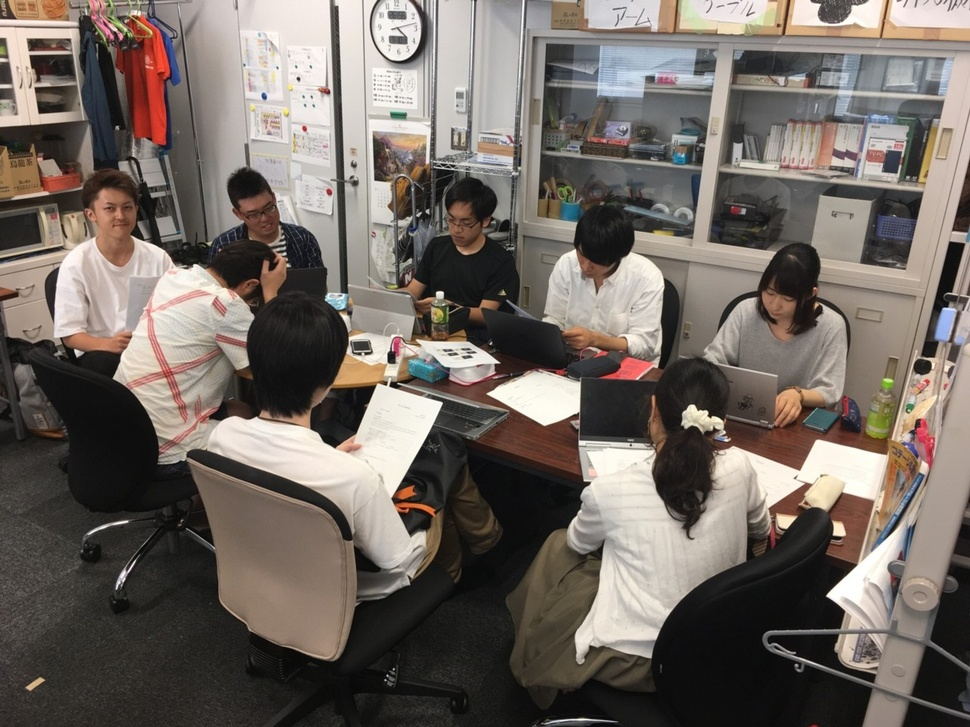
//> input picture image/InICL1280.jpg, 970 x 727 px, shrunk from 1280 x 960 before the run
$ ./sp6-dft-sample ../image/InICL1280.jpg   (built with g++ and OpenCV 4)
//> lines starting //> are read from the running program, lines starting //| are printed output that depends on the picture
// From YusukeSuzuki/opencv_sample_list_jp (2018.8.30)
// https://github.com/YusukeSuzuki/opencv_sample_list_jp/blob/master/cpp_samples/dft_idft/main.cpp
#include <iostream>
#include <opencv2/opencv.hpp>
#include <string>

using namespace std;

// DFTのための複素画像を作成する
void create_complex_dft_image(const cv::Mat &in, cv::Mat &out) {
    cv::Mat real_image; // 複素画像の実部

    /**
     * DFTを行うには画像の両辺それぞれがDFTに適したサイズであることが必要。
     * 入力画像をDFTに適したサイズに拡大してコピーした上であまりを塗りつぶす。
     *
     * cv::getOptimalDFTSize()はDFT入力された大きさに対してDFTに適した大きさを返す。
     *
     * cv::copyMakeBorder()は入力画像の周囲を指定幅分だけ塗りつぶして出力画像に
     * コピーする。
     *
     * 今回は、DFTのサイズに拡大する分だけ右端と下端を0で塗りつぶしている。
     */
    copyMakeBorder(in, real_image, 0, cv::getOptimalDFTSize(in.rows) - in.rows,
                   0, cv::getOptimalDFTSize(in.cols) - in.cols,
                   cv::BORDER_CONSTANT, cv::Scalar::all(0));
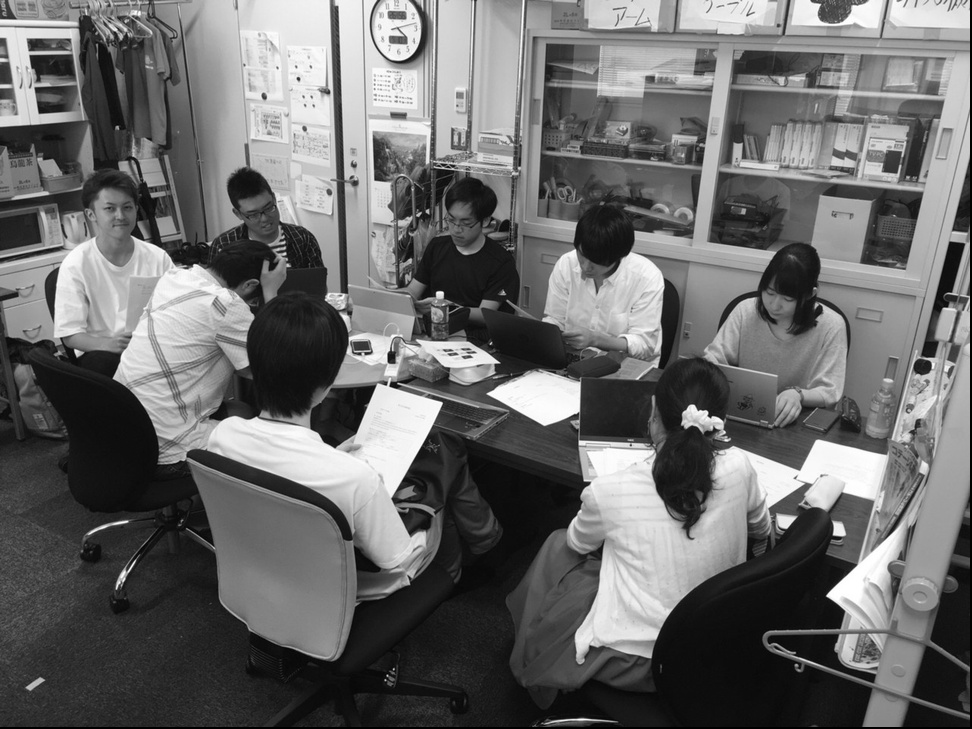
//> real_image: 729 rows x 972 cols, CV_8UC1; min 0, max 255, mean 106.1

    // 0で埋めた虚部とマージして複素画像にする。
    cv::Mat planes[] = {cv::Mat_<float>(real_image),
                        cv::Mat::zeros(real_image.size(), CV_32F)};
//> planes[1]: 729 rows x 972 cols, CV_32FC1; every value is 0
    cv::merge(planes, 2, out);
}

// DFTの結果である複素画像を表示用の強度画像に変換する。
void create_fourier_magnitude_image_from_complex(const cv::Mat &in,
                                                 cv::Mat &out) {
    /**
     * 複素画像の実部と虚部を2枚の画像に分離する。
     */
    cv::Mat planes[2];
    cv::split(in, planes);

    /**
     * cv::magnitude()で二枚の画像から強度を算出する。
     *
     * 強度画像の各ピクセル値の擬似コード
     * dst(x,y) = sqrt(pow( src1(x,y),2) + pow(src2(x,y),2) )
     */
    cv::magnitude(planes[0], planes[1], out);

    /**
     * 表示用に対数に変換する。そのため各ピクセルに1を加算しておく。
     */
    out += cv::Scalar::all(1);
    cv::log(out, out);

    /**
     * 以下に続く入れ替えのために、画像の両辺のサイズを偶数にしておく
     */
    out = out(cv::Rect(0, 0, out.cols & -2, out.rows & -2));
//> out: 728 rows x 972 cols, CV_32FC1

    /**
     * cv::dft()で得られる画像を一般的な二次元DFTの表示様式にする。
     *
     * 具体的には以下のように画像の各四半分を入れ替える。
     *
     * +----+----+    +----+----+
     * |    |    |    |    |    |
     * | q0 | q1 |    | q3 | q2 |
     * |    |    |    |    |    |
     * +----+----+ -> +----+----+
     * |    |    |    |    |    |
     * | q2 | q3 |    | q1 | q0 |
     * |    |    |    |    |    |
     * +----+----+    +----+----+
     */
    const int half_width = out.cols / 2;
//> half_width = 486
    const int half_height = out.rows / 2;
//> half_height = 364

    cv::Mat tmp;

    cv::Mat q0(out, cv::Rect(0, 0, half_width, half_height));
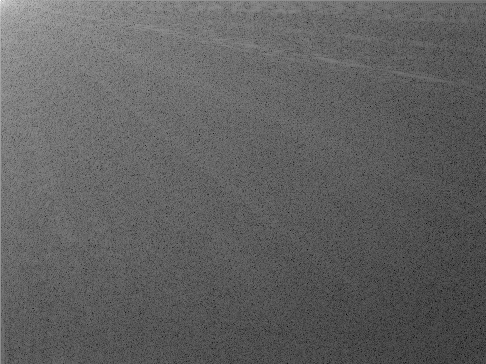
//> q0: 364 rows x 486 cols, CV_32FC1; min 2.43, max 18.14, mean 8.41; drawn with min black and max white
    cv::Mat q1(out, cv::Rect(half_width, 0, half_width, half_height));
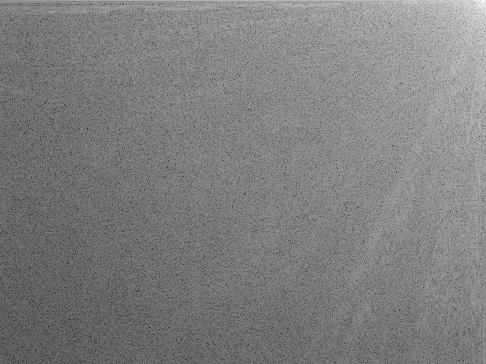
//> q1: 364 rows x 486 cols, CV_32FC1; min 1.17, max 15.69, mean 8.4; drawn with min black and max white
    cv::Mat q2(out, cv::Rect(0, half_height, half_width, half_height));
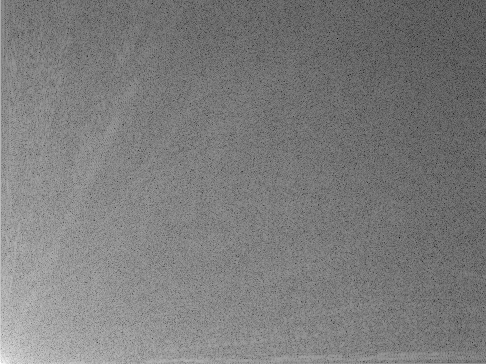
//> q2: 364 rows x 486 cols, CV_32FC1; min 1.16, max 15.95, mean 8.39; drawn with min black and max white
    cv::Mat q3(out, cv::Rect(half_width, half_height, half_width, half_height));
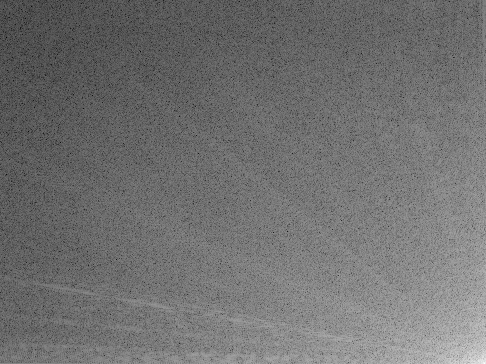
//> q3: 364 rows x 486 cols, CV_32FC1; min 2.43, max 15.81, mean 8.38; drawn with min black and max white

    q0.copyTo(tmp);
    q3.copyTo(q0);
    tmp.copyTo(q3);
    q1.copyTo(tmp);
    q2.copyTo(q1);
    tmp.copyTo(q2);
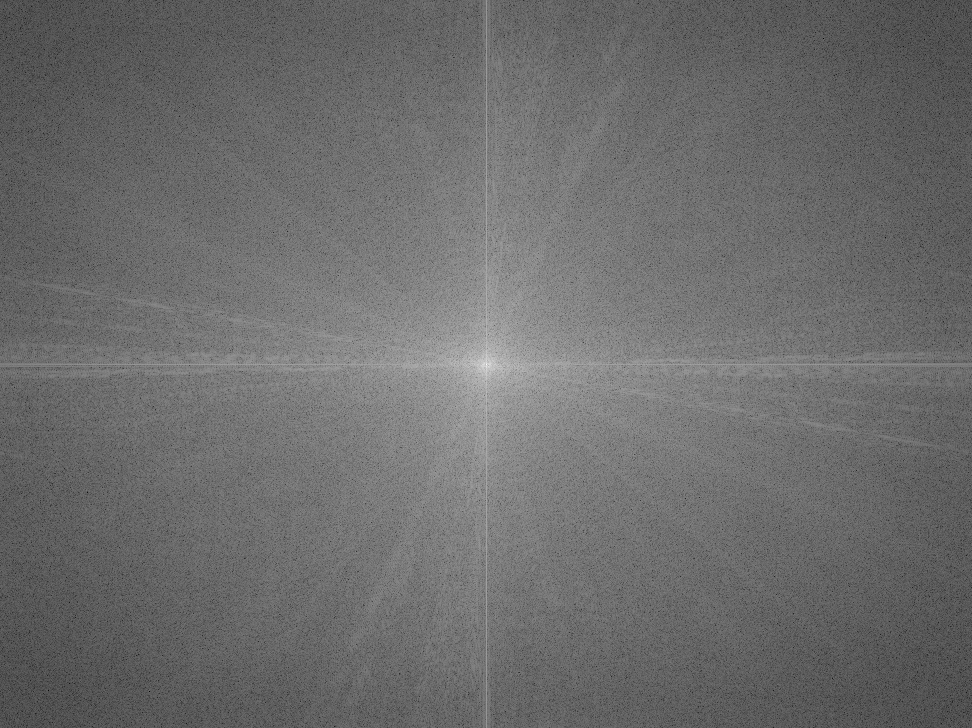
//> out: 728 rows x 972 cols, CV_32FC1; min 1.16, max 18.14, mean 8.39; drawn with min black and max white

    // 濃淡を強調するために、画像最小値を0に、最大値を1にするように正規化する。
    normalize(out, out, 0, 1, cv::NORM_MINMAX);
}

// 逆DFTで得られた画像を実画像に変換する。
void create_inverse_fourier_image_from_complex(const cv::Mat &in,
                                               const ::cv::Mat &origin,
                                               cv::Mat &out) {
    using namespace cv;

    // 複素画像の実部と虚部を2枚の画像に分離する。
    Mat splitted_image[2];
    split(in, splitted_image);
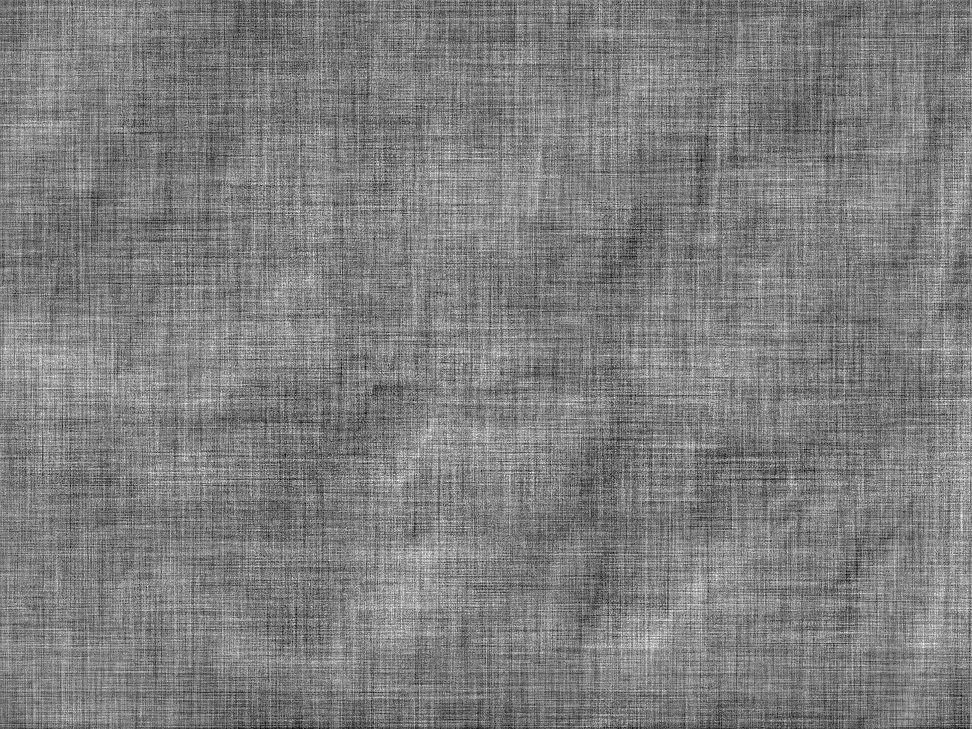
//> splitted_image[1]: 729 rows x 972 cols, CV_32FC1; min -38.77, max 39.55, mean 0; drawn with min black and max white

    /**
     * 実部について正規化を行う。
     * 入力画像のサイズはDFT用に拡大されているので、原画像の同サイズにROIを設定して
     * 縮小する。
     */
    splitted_image[0](cv::Rect(0, 0, origin.cols, origin.rows)).copyTo(out);
//> out: 727 rows x 970 cols, CV_32FC1
    cv::normalize(out, out, 0, 1, cv::NORM_MINMAX);
}

int main(int argc, char *argv[]) {
    if(argc < 2) {
        cout << "usage: " << argv[0] << " image" << endl;
        return 0;
    }

    // 画像の読み込み
    cv::Mat image = cv::imread(argv[1], cv::IMREAD_GRAYSCALE);

    if(image.empty()) {
        cout << "can't read " << argv[1] << endl;
        return -1;
    }

    // フーリエ変換のために適切なサイズの複素画像を作る
    cv::Mat complex_image;
    create_complex_dft_image(image, complex_image);

    /**
     * フーリエ変換
     *
     * 複素画像から複素画像へ変換する。ここでは入力画像自体を出力先にしている。
     *
     * 呼び出し時のオプションにより複素画像から実画像への変換などもできる。
     */
    cv::dft(complex_image, complex_image);

    // フーリエ変換の結果の可視化
    cv::Mat magnitude_image;
    create_fourier_magnitude_image_from_complex(complex_image, magnitude_image);

    /**
     * 逆フーリエ変換
     *
     * 複素画像から複素画像へ変換する。ここでは入力画像自体を出力先にしている。
     *
     * 呼び出し時のオプションにより複素画像から実画像への変換などもできる。
     */
    cv::idft(complex_image, complex_image);

    // 逆フーリエ変換の結果の可視化
    cv::Mat idft_image;
    create_inverse_fourier_image_from_complex(complex_image, image, idft_image);

    // 結果表示
    cv::namedWindow("original");
    cv::imshow("original", image);

    cv::namedWindow("dft");
    cv::imshow("dft", magnitude_image);

    cv::namedWindow("idft");
    cv::imshow("idft", idft_image);

    cv::waitKey();

    /**
     * Option: 結果画像の保存
     *
     * 表示画像は浮動小数表現で値域が[0,1]なので255を掛けたものを入力とする。
    cv::imwrite(string(argv[1]) + ".dft.jpg", magnitude_image * 255);
    cv::imwrite(string(argv[1]) + ".idft.jpg", idft_image * 255);
    **/

    return 0;
}

$ run again, on image/block2.jpg
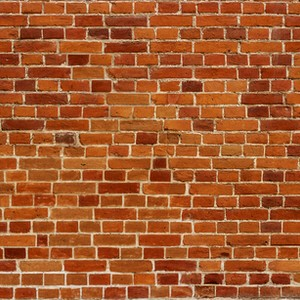
//> input picture image/block2.jpg, 300 x 300 px
//> in create_fourier_magnitude_image_from_complex, `tmp.copyTo(q2);`:
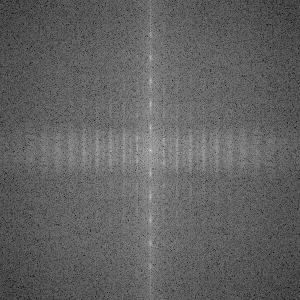
//> out: 300 rows x 300 cols, CV_32FC1; min 2.75, max 16.09, mean 7.87; drawn with min black and max white
//> in create_inverse_fourier_image_from_complex, `split(in, splitted_image);`:
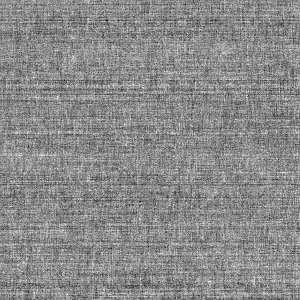
//> splitted_image[1]: 300 rows x 300 cols, CV_32FC1; min -2.4, max 2.02, mean -3.39e-10; drawn with min black and max white

$ run again, on image/bottleOnTable.jpg
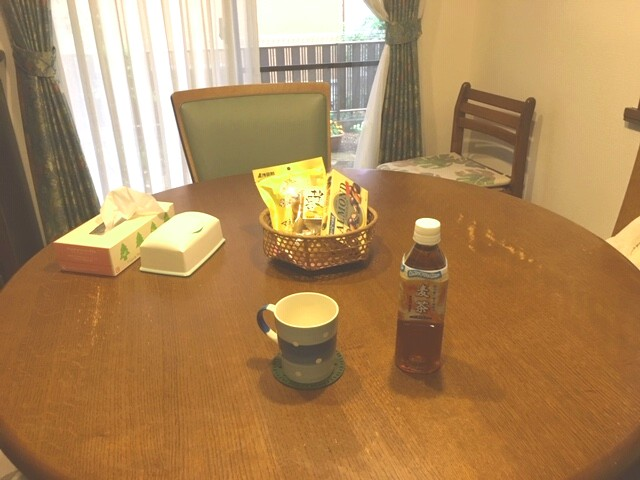
//> input picture image/bottleOnTable.jpg, 640 x 480 px
//> in create_inverse_fourier_image_from_complex, `split(in, splitted_image);`:
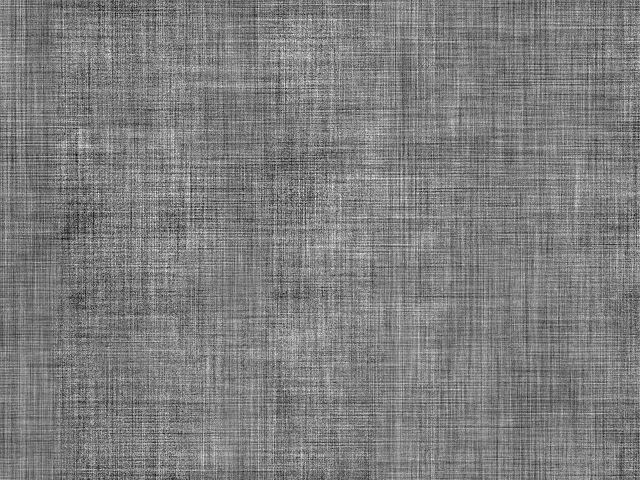
//> splitted_image[1]: 480 rows x 640 cols, CV_32FC1; min -8.84, max 9.03, mean -7.95e-10; drawn with min black and max white
